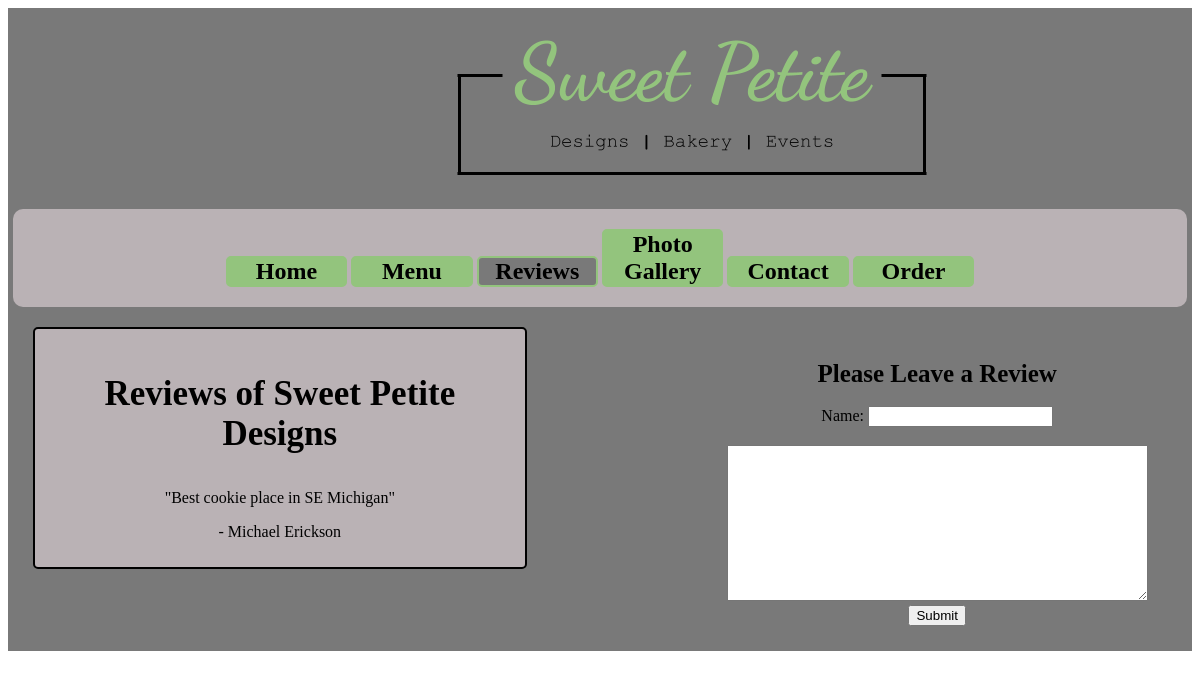
Page /reviews on the earlier database version.
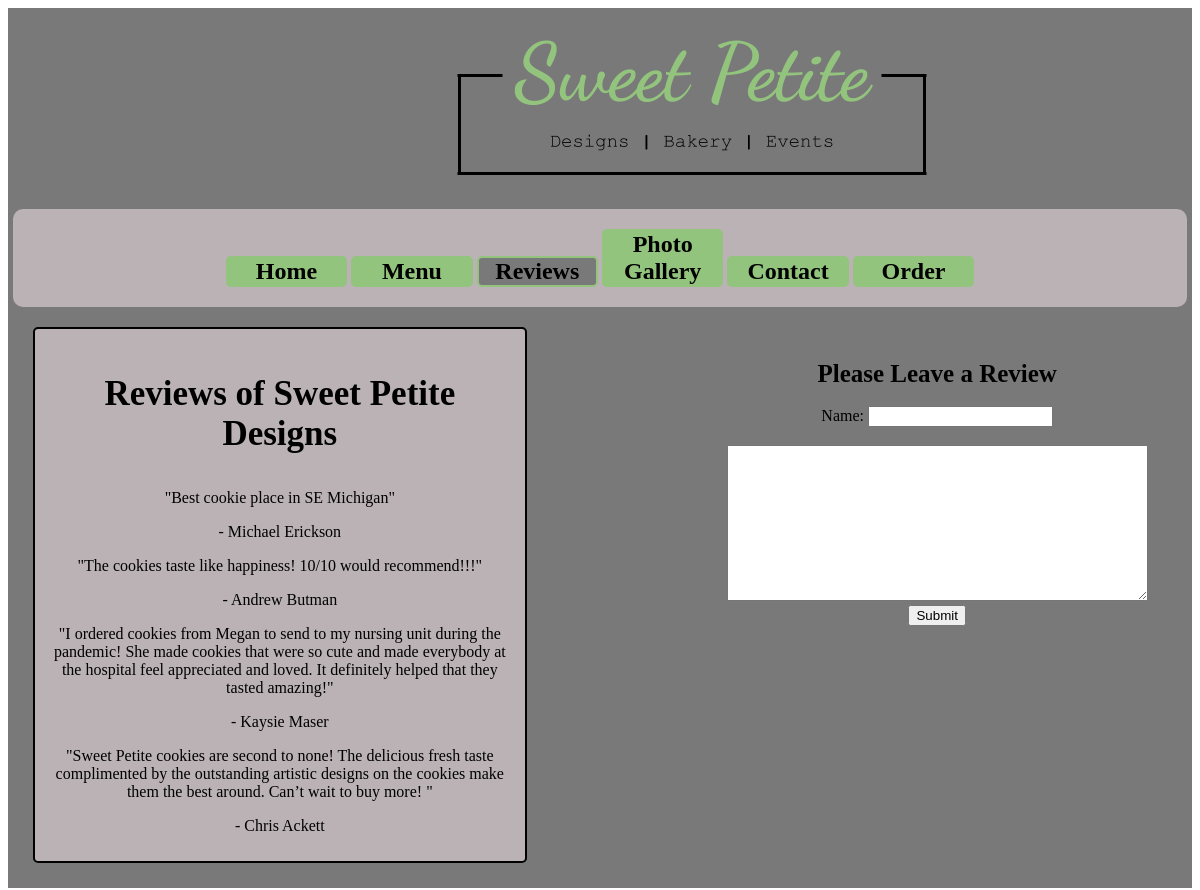
Same page on the later database version.
### sweet_petite_app/models.py (models this page shows)
class Review(models.Model):
    name=models.CharField(max_length=55)
    review=models.TextField()
    created_at=models.DateTimeField(auto_now_add=True)
    updated_at=models.DateTimeField(auto_now=True)
    objects=ReviewManager()

### sweet_petite_app/views.py (the view)
# urls.py: path('reviews', views.reviews),
def reviews(request):
    context={
        'reviews': Review.objects.all()
    }
    return render(request, "reviews.html", context)

### sweet_petite_app/templates/reviews.html (shortened to what this page needs)
<!DOCTYPE html>
<html lang="en">
<head>
    {% load static %}
    <link rel="stylesheet" href="{% static 'css/reviews.css' %}">
</head>
<body>
    <div id="wrapper">
        <div id="header">
            <a href="/"><img id="logo" src="{% static 'imgs/logo.png' %}" alt="SPD Logo"></a>
        </div>
        <div id="nav">
            <a href="/"><h2>Home</h2></a>
            <a href="/menu"><h2>Menu</h2></a>
            <a href="/reviews"><h2 style="background-color:#797979">Reviews</h2></a>
            <a href="/photos"><h2>Photo Gallery</h2></a>
            <a href="/contact"><h2>Contact</h2></a>
            <a href="/order"><h2>Order</h2></a>
        </div>
        <div id="top_left">
            <h3>Reviews of Sweet Petite Designs</h3>
            {% for review in reviews %}
            <p>"{{review.review}}"</p>
        <p>- {{review.name}}</p>
            {% endfor %}
        </div>
        <div id="review_form">
            <h4>Please Leave a Review</h4></br>
            <form action="/add_review" method="post">
                Name: <input type="text" name="name" class="center"></br></br>
                 <textarea name="review" cols="50" rows="10"></textarea></br>
                <input type="submit" value="Submit">
            </form>
        </div>
    </div>
</body>
</html>

Differences in the rows shown:
added Review: review "The cookies taste like happiness! 10/10 would recommend!!!", name "Andrew Butman"
added Review: review "I ordered cookies from Megan to send to my nursing unit during the pandemic! She made cookies that were so cute and made everybody at the hospital feel appreciated and loved. It definitely helped that they tasted amazing!", name "Kaysie Maser"
added Review: review "Sweet Petite cookies are second to none! The delicious fresh taste complimented by the outstanding artistic designs on the cookies make them the best around. Can’t wait to buy more!", name "Chris Ackett"
